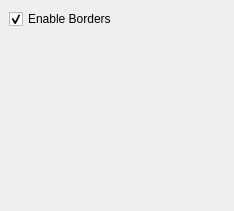
<?xml version="1.0" encoding="UTF-8"?>
<ui version="4.0">
 <class>Dock_Borders</class>
 <widget class="QDockWidget" name="Dock_Borders">
  <property name="geometry">
   <rect>
    <x>0</x>
    <y>0</y>
    <width>234</width>
    <height>211</height>
   </rect>
  </property>
  <property name="windowIcon">
   <iconset theme="format-stroke-color"/>
  </property>
  <property name="windowTitle">
   <string>Border</string>
  </property>
  <widget class="QWidget" name="dockWidgetContents">
   <layout class="QVBoxLayout" name="verticalLayout_2">
    <item>
     <widget class="QCheckBox" name="checkBox">
      <property name="text">
       <string>Enable Borders</string>
      </property>
      <property name="checked">
       <bool>true</bool>
      </property>
     </widget>
    </item>
    <item>
     <widget class="Border_Widget" name="border_widget" native="true"/>
    </item>
   </layout>
  </widget>
 </widget>
 <customwidgets>
  <customwidget>
   <class>Border_Widget</class>
   <extends>QWidget</extends>
   <header>border_widget.hpp</header>
   <container>1</container>
  </customwidget>
 </customwidgets>
 <resources/>
 <connections>
  <connection>
   <sender>checkBox</sender>
   <signal>toggled(bool)</signal>
   <receiver>border_widget</receiver>
   <slot>setEnabled(bool)</slot>
   <hints>
    <hint type="sourcelabel">
     <x>36</x>
     <y>34</y>
    </hint>
    <hint type="destinationlabel">
     <x>46</x>
     <y>97</y>
    </hint>
   </hints>
  </connection>
 </connections>
</ui>
